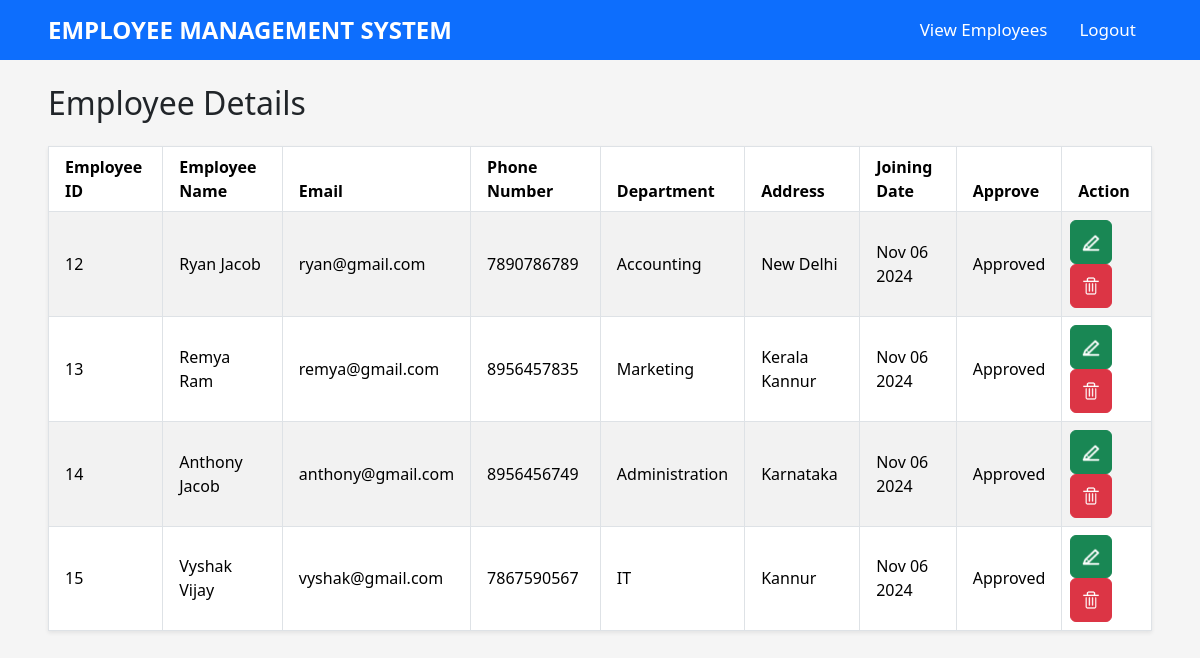
The app's page /view_employee, older data.
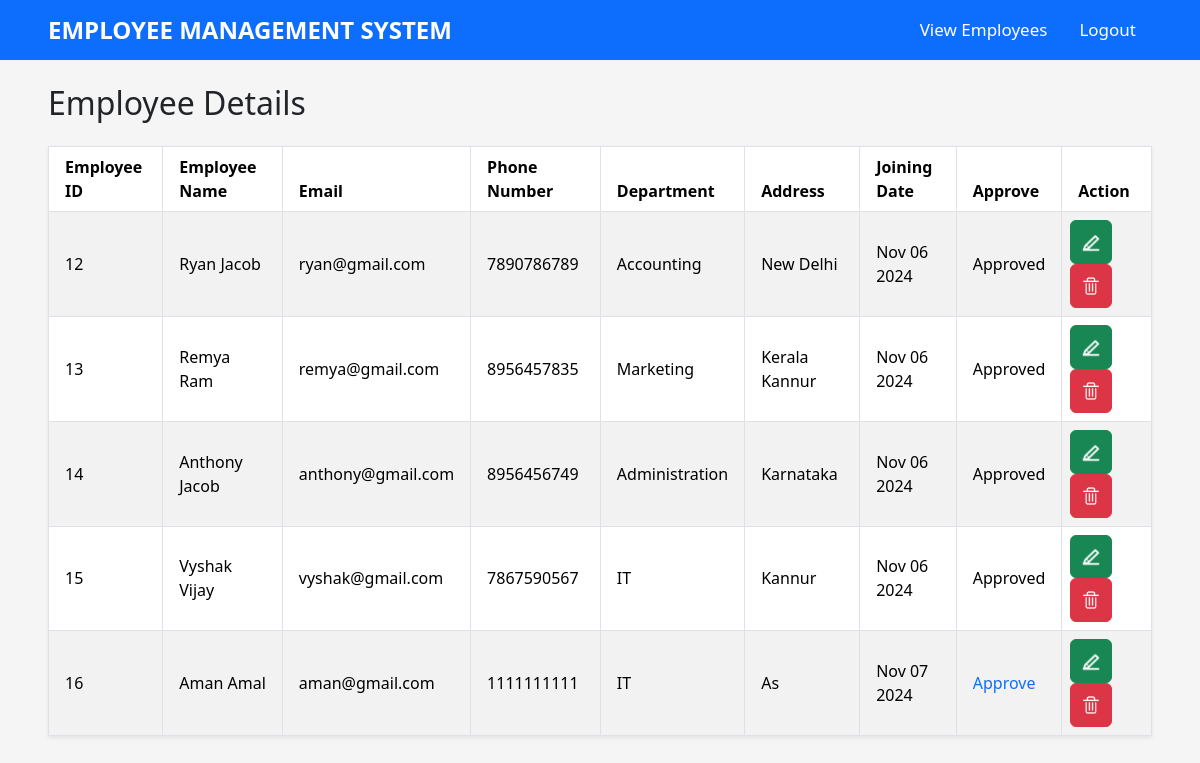
The same page, newer data.
### employeeapp/models.py (models this page shows)
class Employee(models.Model):
    phone_number=models.BigIntegerField()
    address=models.TextField(max_length=1024)
    department=models.CharField(choices=departments,max_length=40)
    user=models.ForeignKey(User,on_delete=models.CASCADE)

class User(AbstractUser):
    user_type=models.CharField(choices=user_types,max_length=10,default="admin")

### employeeapp/views.py (the view)
# urls.py: path("view_employee",view_employee,name="view_employee"),
def view_employee(request):
    data=Employee.objects.all()
    return render(request,"view_employee.html",{"employee_data":data})

### employeeapp/templates/view_employee.html (shortened to what this page needs)
{% load static %}
<!DOCTYPE html>
<html lang="en">
<head>
    <link rel="stylesheet" href="https://cdnjs.cloudflare.com/ajax/libs/bootstrap/5.3.3/css/bootstrap.min.css">
    <link rel="stylesheet" href="{% static 'css/styles.css' %}">
</head>
<body class="min-vh-100">
    <nav class="nav bg-primary align-items-center px-2 px-lg-5">
        <ul class="nav h-auto">
            <li class="nav-item fs-4 my-2 py-1"><a href="/" class="text-white text-decoration-none fw-semibold ">EMPLOYEE MANAGEMENT SYSTEM</a></li>
        </ul>
        <ul class="nav ms-auto ">
            <li class="nav-item "><a href="/view_employee" class="nav-link text-white text-decoration-none fw-medium">View Employees</a></li>
            <li class="nav-item "><a href="/logouts" class="nav-link text-white text-decoration-none fw-medium ">Logout</a></li>
        </ul>
    </nav>
    <h2 class="mt-4 mb-4 mx-5">Employee Details</h2>
    <div class="table-container mx-2 mx-lg-5">
        <table class="table table-bordered table-striped w-100 shadow-sm">
            <thead class="">
                <tr>
                    <th class="mx-2"><p class="mb-0 px-2">Employee ID</p></th>
                    <th class="px-2"><p class="mb-0 px-2">Employee Name</p></th>
                    <th class="px-2"><p class="mb-0 px-2">Email</p></th>
                    <th class="px-2"><p class="mb-0 px-2">Phone Number</p></th>
                    <th class="px-2"><p class="mb-0 px-2">Department</p></th>
                    <th class="px-2"><p class="mb-0 px-2">Address</p></th>
                    <th class="px-2"><p class="mb-0 px-2">Joining Date</p></th>
                    <th class="px-2"><p class="mb-0 px-2">Approve</p></th>
                    <th class="px-2"><p class="mb-0 px-2">Action</p></th>
                </tr>
            </thead>
            <tbody>
                {% for emp in employee_data %}
                <tr>
                    <td class="align-middle"><p class="mb-0 px-2 h-100">{{ emp.id }}</p> </td>
                    <td class="align-middle"><p class="mb-0 px-2">{{ emp.user.first_name | title}} {{ emp.user.last_name| title }}</p></td>
                    <td class="align-middle"><p class="mb-0 px-2">{{ emp.user.email }}</p></td>
                    <td class="align-middle"><p class="mb-0 px-2">{{ emp.phone_number }}</p></td>
                    <td class="align-middle"><p class="mb-0 px-2">{{ emp.get_department_display }}</p>
                    <td class="align-middle"><p class="mb-0 px-2">{{ emp.address| title }}</p></td>
                    <td class="align-middle"><p class="mb-0 px-2">{{ emp.user.date_joined | date:'M d Y' }}</p></td>
                    {% if emp.user.is_active == 1 %}
                    <td class="align-middle"><p class="mb-0 px-2">Approved</p> </td>
                    {% else %}
                    <td class="align-middle"><a href="/approve_employee/{{ emp.user.id }}" class="px-2 text-decoration-none text-primary">Approve</a> </td>
                    {% endif%}
                    <td class="px-2">
                        <a href="/edit_employee/{{ emp.user.id }}" class="me-2   text-decoration-none ">
                            <button class="btn btn-success p-2 mb-2 mb-xl-0">
                                <img src="{% static 'images/edit_icon.png' %}" alt="" width="24px" height="24px">
                            </button>
                        </a>
                        <a href="/delete_employee/{{ emp.user.id }}">
                            <button class="btn btn-danger p-1">
                                <img src="{% static 'images/delete_icon.png' %}" alt="" width="32px" height="34px">
                            </button>
                        </a>
                    </td>
                </tr>
                {% endfor %}
            </tbody>
        </table>
    </div>
</body>
</html>

### employeeapp/static/css/styles.css (style rules this page uses)
body { background-color: #F5F5F5 }
.nav-item { font-size: 17px; }

Row changes from the older to the newer data that the page shows:
added Employee: id "16", user.first_name "Aman", user.last_name "Amal", user.email "aman@gmail.com", phone_number "1111111111", department "IT", address "As", user.date_joined "Nov 07 2024"
